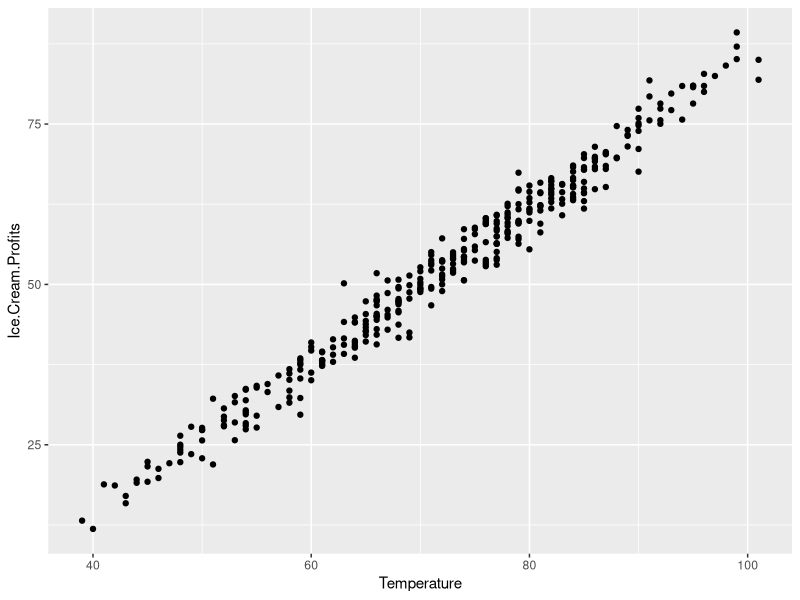

The R script that drew this image:
## ---- chunk 1
library(tidyverse)
library(kableExtra)
library(stringi)
knitr::opts_chunk$set(echo = TRUE)
## ---- chunk 2
show_head <- function(df) {
  head(df) %>% # passing down only few lines from the df
    knitr::kable(format = "html") %>% # showing the lines in html format
    kable_styling(bootstrap_options = "striped", full_width = FALSE) %>% # little bit of style to avoid columns to be crowded
    kableExtra::scroll_box(width = "100%") # make it scrollable so the columns don't overflow the page
}
## ---- chunk 3
sales <- read.csv("./ice_cream_sales_temperatures.csv")
show_head(sales)
## ---- chunk 4
sales %>%
  ggplot(mapping = aes(x = Temperature, y = Ice.Cream.Profits)) +
  geom_point()
## ---- chunk 5
